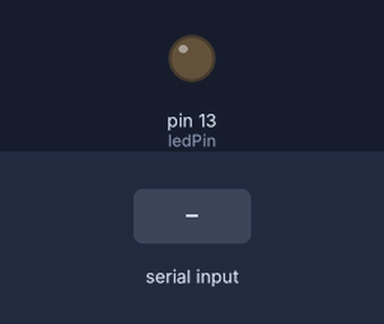
Bench run of a sketch on a simulated Arduino Uno, built with avr-gcc and run on an emulated ATmega328P. Shown: output pins drawn as LEDs (lit = HIGH). Inputs (shaded band) come from the test bench.

Above: at 1.2 s.
1.3 s: byte 1 (1) received over Serial
At 2.7 s:
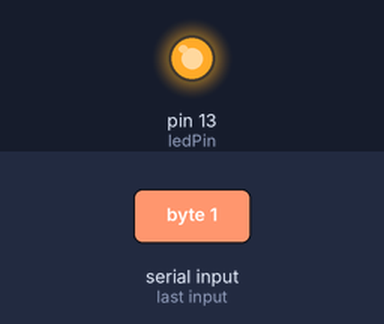
Timing chart, 0 to 4.3 s (numbered marks = the images above; inputs shaded):
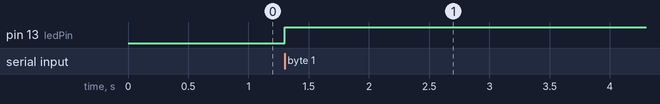

The sketch:

main.ino
```cpp
const int ledPin=13;
int opnum;
int on=-1;
void setup() {
  // initialize serial:
  Serial.begin(9600);
  pinMode(13, OUTPUT);
}


void loop() {
  if(on==0)
  {
    digitalWrite(ledPin,LOW);
  }
  else if(on==1)
  {
    digitalWrite(ledPin,HIGH);
    delay(1000);
  }
}


void serialEvent() {
  if(Serial.available()){
    opnum=Serial.read();
    if(opnum==0)
    {
      on=0;
    }
    if(opnum==1)
    {
      on=1;
    }
  }
}
```

Measured:
- after the input at 1.3 s, pin 13 (ledPin): LOW → HIGH at once
